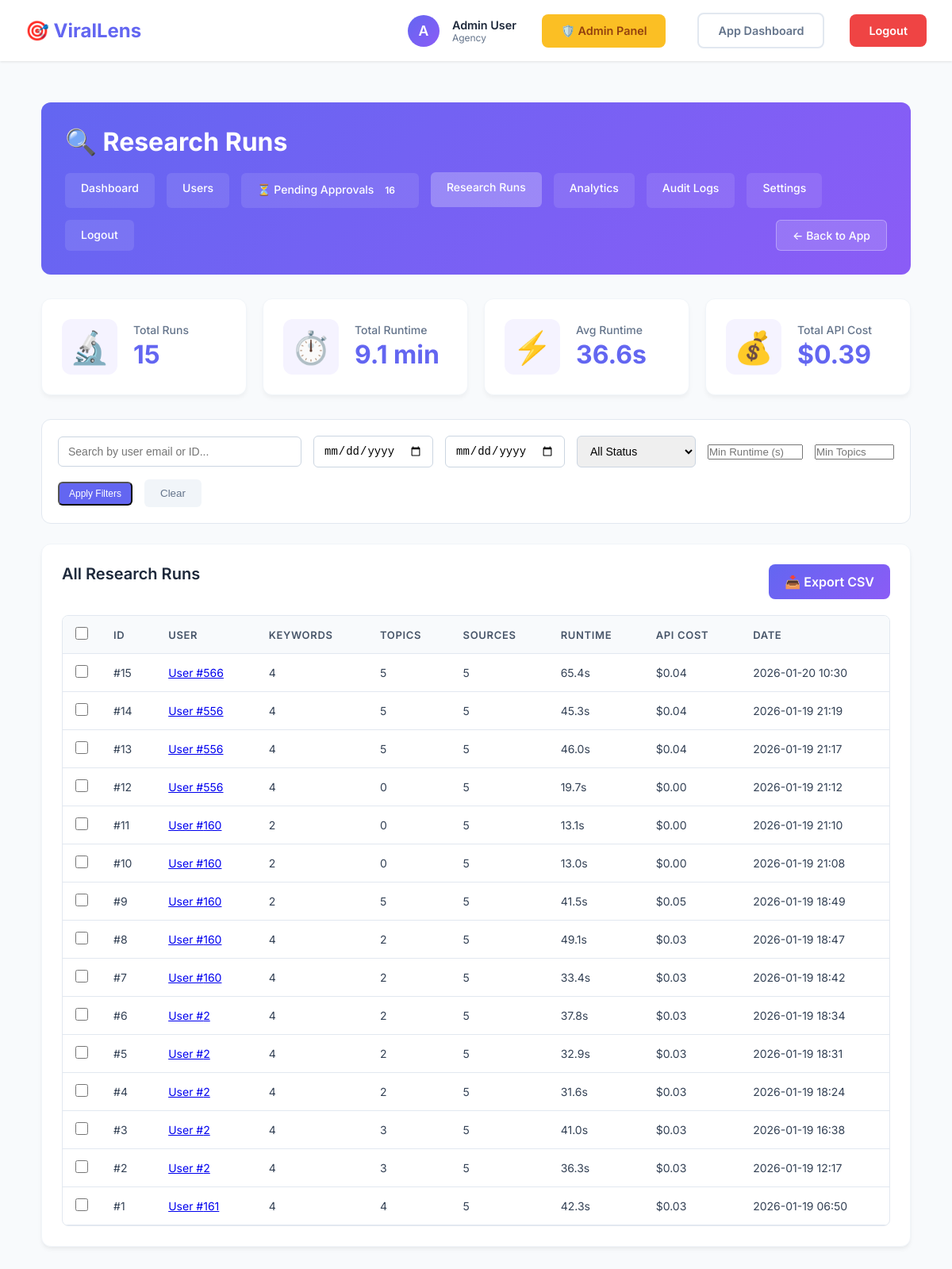
The app's page /admin/research-runs (signed in), older data.
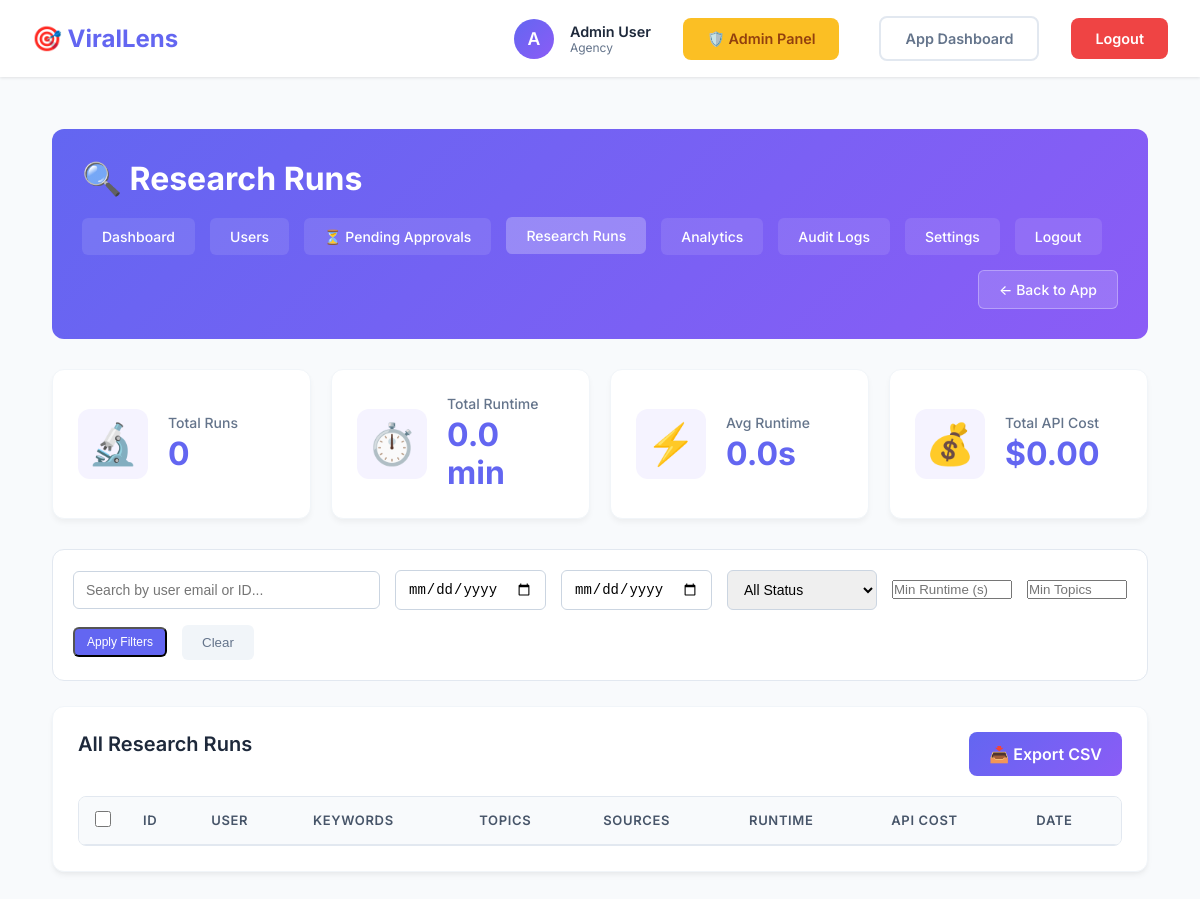
The same page, newer data.
### models.py (models this page shows, shortened)
class User(UserMixin, db.Model):
    __tablename__ = 'users'
    id = db.Column(db.Integer, primary_key=True)
    email = db.Column(db.String(120), unique=True, nullable=False, index=True)
    username = db.Column(db.String(80), unique=True, nullable=False, index=True)
    password_hash = db.Column(db.String(255), nullable=False)
    full_name = db.Column(db.String(120))
    niche = db.Column(db.String(50))  # automotive, royal_family, tech, etc.
    subscription_tier = db.Column(db.String(20), default='free')  # free, pro, agency
    subscription_status = db.Column(db.String(20), default='active')  # active, cancelled, expired
    subscription_start = db.Column(db.DateTime)
    subscription_end = db.Column(db.DateTime)
    research_runs_this_month = db.Column(db.Integer, default=0)
    total_research_runs = db.Column(db.Integer, default=0)
    is_admin = db.Column(db.Boolean, default=False)
    is_active = db.Column(db.Boolean, default=True)
    created_at = db.Column(db.DateTime, default=datetime.utcnow)
    last_login = db.Column(db.DateTime)
    approval_status = db.Column(db.String(20), default='approved', nullable=False) # pending, approved, rejected
    approved_by = db.Column(db.Integer, db.ForeignKey('users.id'), nullable=True)
    approved_at = db.Column(db.DateTime, nullable=True)
    rejection_reason = db.Column(db.Text, nullable=True)
    admin_notes = db.Column(db.Text, nullable=True)
    onboarding_completed = db.Column(db.Boolean, default=False)
    onboarding_step = db.Column(db.Integer, default=1) # Track progress
    research_runs = db.relationship('ResearchRun', backref='user', lazy='dynamic', cascade='all, delete-orphan')
    keywords = db.relationship('Keyword', backref='user', lazy='dynamic', cascade='all, delete-orphan')
    competitors = db.relationship('Competitor', backref='user', lazy='dynamic', cascade='all, delete-orphan')
    user_config = db.relationship('UserConfig', backref='user', uselist=False, cascade='all, delete-orphan')
    approver = db.relationship('User', remote_side='User.id', foreign_keys=[approved_by])

class ResearchRun(db.Model):
    __tablename__ = 'research_runs'
    id = db.Column(db.Integer, primary_key=True)
    user_id = db.Column(db.Integer, db.ForeignKey('users.id'), nullable=False, index=True)
    keywords = db.Column(db.JSON)  # List of keywords used
    topics_generated = db.Column(db.Integer, default=0)
    sources_successful = db.Column(db.Integer, default=0)
    runtime_seconds = db.Column(db.Float)
    api_cost = db.Column(db.Float)
    json_report_path = db.Column(db.String(255))
    html_report_path = db.Column(db.String(255))
    topics_data = db.Column(db.JSON)
    created_at = db.Column(db.DateTime, default=datetime.utcnow, index=True)

### admin_routes.py (the view)
@admin_bp.route('/research-runs')
@login_required
@admin_required
def research_runs():
    page = request.args.get('page', 1, type=int)
    per_page = request.args.get('per_page', 25, type=int)
    user_id = request.args.get('user_id', type=int)
    query = ResearchRun.query
    if user_id:
        query = query.filter_by(user_id=user_id)
    pagination = query.order_by(ResearchRun.created_at.desc()).paginate(
        page=page, per_page=per_page, error_out=False
    )
    total_runtime = db.session.query(func.sum(ResearchRun.runtime_seconds)).scalar() or 0
    total_api_cost = db.session.query(func.sum(ResearchRun.api_cost)).scalar() or 0
    avg_runtime = db.session.query(func.avg(ResearchRun.runtime_seconds)).scalar() or 0
    return render_template('admin/research_runs.html',
                         runs=pagination.items,
                         pagination=pagination,
                         total_runtime=total_runtime,
                         total_api_cost=total_api_cost,
                         avg_runtime=avg_runtime,
                         user_id=user_id)

### admin_routes.py (called while the page is built)
@admin_bp.context_processor
def inject_pending_count():
    count = User.query.filter_by(approval_status='pending').count()
    return dict(pending_count=count)

### app.py (called while the page is built)
@login_manager.user_loader
def load_user(user_id):
    return User.query.get(int(user_id))

### utils/admin_utils.py (called while the page is built)
def admin_required(f):
    @wraps(f)
    def decorated_function(*args, **kwargs):
        if not current_user.is_authenticated:
            flash('Please log in to access this page.', 'error')
            return redirect(url_for('login'))
        if not current_user.is_admin:
            flash('Access denied. Admin privileges required.', 'error')
            return redirect(url_for('dashboard'))
        return f(*args, **kwargs)
    return decorated_function

### templates/admin/research_runs.html (shortened to what this page needs)
{% extends "admin/base_admin.html" %}
{% block header_title %}🔍 Research Runs{% endblock %}
{% block admin_content %}
<div class="stats-grid">
    <div class="stat-card">
        <div class="stat-icon">🔬</div>
        <div class="stat-content">
            <div class="stat-label">Total Runs</div>
            <div class="stat-value">{{ pagination.total }}</div>
        </div>
    </div>
    <div class="stat-card">
        <div class="stat-icon">⏱️</div>
        <div class="stat-content">
            <div class="stat-label">Total Runtime</div>
            <div class="stat-value">{{ "%.1f"|format(total_runtime/60) }} min</div>
        </div>
    </div>
    <div class="stat-card">
        <div class="stat-icon">⚡</div>
        <div class="stat-content">
            <div class="stat-label">Avg Runtime</div>
            <div class="stat-value">{{ "%.1f"|format(avg_runtime) }}s</div>
        </div>
    </div>
    <div class="stat-card">
        <div class="stat-icon">💰</div>
        <div class="stat-content">
            <div class="stat-label">Total API Cost</div>
            <div class="stat-value">${{ "%.2f"|format(total_api_cost) }}</div>
        </div>
    </div>
</div>
<div class="filters-section">
    <input type="text" placeholder="Search by user email or ID..." id="search-user">
    <input type="date" id="date-from" placeholder="From">
    <input type="date" id="date-to" placeholder="To">
    <select id="status-filter">
        <option value="all">All Status</option>
    </select>
    <input type="number" id="min-runtime" placeholder="Min Runtime (s)" style="width: 120px;">
    <input type="number" id="min-topics" placeholder="Min Topics" style="width: 100px;">
    <button class="btn-sm" onclick="applyFilters()">Apply Filters</button>
    <button class="btn-secondary" onclick="clearFilters()">Clear</button>
</div>
<div class="section-card">
    <div class="table-header">
        <h2>All Research Runs</h2>
        <a href="{{ url_for('admin.export_research') }}" class="btn-action">📥 Export CSV</a>
    </div>
    <div class="table-responsive">
        <table class="admin-table">
            <thead>
                <tr>
                    <th width="40"><input type="checkbox" id="select-all-runs"></th>
                    <th>ID</th>
                    <th>User</th>
                    <th>Keywords</th>
                    <th>Topics</th>
                    <th>Sources</th>
                    <th>Runtime</th>
                    <th>API Cost</th>
                    <th>Date</th>
                </tr>
            </thead>
            <tbody>
                {% for run in runs %}
                <tr>
                    <td><input type="checkbox" class="run-checkbox" data-run-id="{{ run.id }}"></td>
                    <td>#{{ run.id }}</td>
                    <td>
                        <a href="{{ url_for('admin.user_detail', user_id=run.user_id) }}">
                            User #{{ run.user_id }}
                        </a>
                    </td>
                    <td>{{ run.keywords|length if run.keywords else 0 }}</td>
                    <td>{{ run.topics_generated }}</td>
                    <td>{{ run.sources_successful }}</td>
                    <td>{{ "%.1f"|format(run.runtime_seconds) }}s</td>
                    <td>${{ "%.2f"|format(run.api_cost) if run.api_cost else '0.00' }}</td>
                    <td>{{ run.created_at.strftime('%Y-%m-%d %H:%M') if run.created_at else '-' }}</td>
                </tr>
                {% endfor %}
            </tbody>
        </table>
    </div>
</div>
{% endblock %}

### templates/admin/base_admin.html (shortened to what this page needs)
{% extends "base.html" %}
{% block content %}
<div class="admin-dashboard">
    <div class="admin-header">
        <h1>{% block header_title %}🛡️ Admin Dashboard{% endblock %}</h1>
        <div class="admin-nav">
            <a href="{{ url_for('admin.dashboard') }}"
                class="nav-link {{ 'active' if request.endpoint == 'admin.dashboard' }}">
                Dashboard
            </a>
            <a href="{{ url_for('admin.users') }}" class="nav-link {{ 'active' if 'users' in request.endpoint }}">
                Users
            </a>
            <a href="{{ url_for('admin.users_pending') }}"
                class="nav-link {{ 'active' if 'users_pending' in request.endpoint }}">
                ⏳ Pending Approvals
                {% if pending_count > 0 %}
                <span class="badge">{{ pending_count }}</span>
                {% endif %}
            </a>
            <a href="{{ url_for('admin.research_runs') }}"
                class="nav-link {{ 'active' if 'research' in request.endpoint }}">
                Research Runs
            </a>
            <a href="{{ url_for('admin.analytics') }}"
                class="nav-link {{ 'active' if 'analytics' in request.endpoint }}">
                Analytics
            </a>
            <a href="{{ url_for('admin.logs') }}" class="nav-link {{ 'active' if 'logs' in request.endpoint }}">
                Audit Logs
            </a>
            <a href="{{ url_for('admin.settings') }}" class="nav-link {{ 'active' if 'settings' in request.endpoint }}">
                Settings
            </a>
            <a href="{{ url_for('logout') }}" class="nav-link">
                Logout
            </a>
            <a href="{{ url_for('dashboard') }}" class="nav-link btn-back">
                ← Back to App
            </a>
        </div>
    </div>
    {% block admin_content %}{% endblock %}
</div>
{% endblock %}

### templates/base.html (shortened to what this page needs)
<!DOCTYPE html>
<html lang="en">
<head>
</head>
<body>
    <nav>
        <div class="container">
            <a href="{{ url_for('dashboard') }}" class="logo">
                🎯 ViralLens
            </a>
            {% if current_user.is_authenticated %}
            <div class="nav-right">
                <div class="user-info">
                    <div class="user-avatar">
                        {{ current_user.username[0].upper() }}
                    </div>
                    <div class="user-details">
                        <div class="user-name">{{ current_user.full_name or current_user.username }}</div>
                        <div class="user-tier">{{ current_user.subscription_tier }}</div>
                    </div>
                </div>
                {% if current_user.is_admin %}
                <a href="{{ url_for('admin.dashboard') }}" class="btn"
                    style="background: #fbbf24; color: #92400e; margin-right: 0.5rem;">🛡️ Admin Panel</a>
                {% endif %}
                <a href="{{ url_for('dashboard') }}" class="btn btn-outline">App Dashboard</a>
                <a href="{{ url_for('logout') }}" class="btn btn-danger">Logout</a>
            </div>
            {% endif %}
        </div>
    </nav>
    <div class="container">
        {% block content %}{% endblock %}
    </div>
</body>
</html>

### templates/base.html (style rules this page uses)
* { margin: 0; padding: 0; box-sizing: border-box; }
:root { --primary: #6366f1; --primary-dark: #4f46e5; --secondary: #8b5cf6; --success: #10b981; --danger: #ef4444; --warning: #f59e0b; --dark: #1e293b; --gray: #64748b; --light: #f8fafc; --white: #ffffff; }
body { font-family: 'Inter', -apple-system, BlinkMacSystemFont, 'Segoe UI', Roboto, sans-serif; background: var(--light); color: var(--dark); min-height: 100vh; }
nav { background: var(--white); box-shadow: 0 1px 3px rgba(0, 0, 0, 0.1); padding: 1rem 0; position: sticky; top: 0; z-index: 100; }
nav .container { max-width: 1400px; margin: 0 auto; padding: 0 2rem; display: flex; justify-content: space-between; align-items: center; }
.logo { font-size: 1.5rem; font-weight: 700; color: var(--primary); text-decoration: none; display: flex; align-items: center; gap: 0.5rem; }
.nav-right { display: flex; align-items: center; gap: 2rem; }
.user-info { display: flex; align-items: center; gap: 1rem; }
.user-avatar { width: 40px; height: 40px; border-radius: 50%; background: linear-gradient(135deg, var(--primary), var(--secondary)); display: flex; align-items: center; justify-content: center; color: white; font-weight: 600; font-size: 1.1rem; }
.user-details { display: flex; flex-direction: column; }
.user-name { font-weight: 600; color: var(--dark); font-size: 0.9rem; }
.user-tier { font-size: 0.75rem; color: var(--gray); text-transform: capitalize; }
.btn { padding: 0.75rem 1.5rem; border-radius: 0.5rem; text-decoration: none; font-weight: 600; transition: all 0.3s; display: inline-block; border: none; cursor: pointer; font-size: 0.9rem; }
.btn-danger { background: var(--danger); color: var(--white); }
.btn-outline { background: transparent; color: var(--gray); border: 2px solid #e2e8f0; }
.container { max-width: 1400px; margin: 0 auto; padding: 2rem; }

### templates/admin/research_runs.html (style rules this page uses)
.filters-section { background: white; padding: 20px; border-radius: 12px; border: 1px solid #e2e8f0; margin-bottom: 25px; display: flex; gap: 15px; align-items: center; flex-wrap: wrap; }
.filters-section input[type="text"], .filters-section input[type="date"], .filters-section select { padding: 10px 12px; border: 1px solid #cbd5e1; border-radius: 6px; font-size: 14px; min-width: 150px; }
.filters-section input[type="text"] { flex: 1; min-width: 200px; }
.btn-danger { background: #ef4444; color: white; border: none; }
.btn-secondary { padding: 10px 20px; background: #f1f5f9; color: #64748b; border: none; border-radius: 6px; cursor: pointer; font-weight: 500; }
input[type="checkbox"] { width: 16px; height: 16px; accent-color: #6366f1; cursor: pointer; }

Row changes from the older to the newer data that the page shows:
removed ResearchRun: id "15", user_id "566", keywords|length "4", topics_generated "5", sources_successful "5", runtime_seconds "65.4", api_cost "0.04", created_at "2026-01-20 10:30"
removed ResearchRun: id "14", user_id "556", keywords|length "4", topics_generated "5", sources_successful "5", runtime_seconds "45.3", api_cost "0.04", created_at "2026-01-19 21:19"
removed ResearchRun: id "13", user_id "556", keywords|length "4", topics_generated "5", sources_successful "5", runtime_seconds "46.0", api_cost "0.04", created_at "2026-01-19 21:17"
removed ResearchRun: id "12", user_id "556", keywords|length "4", topics_generated "0", sources_successful "5", runtime_seconds "19.7", api_cost "0.00", created_at "2026-01-19 21:12"
removed ResearchRun: id "11", user_id "160", keywords|length "2", topics_generated "0", sources_successful "5", runtime_seconds "13.1", api_cost "0.00", created_at "2026-01-19 21:10"
removed ResearchRun: id "10", user_id "160", keywords|length "2", topics_generated "0", sources_successful "5", runtime_seconds "13.0", api_cost "0.00", created_at "2026-01-19 21:08"
removed ResearchRun: id "9", user_id "160", keywords|length "2", topics_generated "5", sources_successful "5", runtime_seconds "41.5", api_cost "0.05", created_at "2026-01-19 18:49"
removed ResearchRun: id "8", user_id "160", keywords|length "4", topics_generated "2", sources_successful "5", runtime_seconds "49.1", api_cost "0.03", created_at "2026-01-19 18:47"
removed ResearchRun: id "7", user_id "160", keywords|length "4", topics_generated "2", sources_successful "5", runtime_seconds "33.4", api_cost "0.03", created_at "2026-01-19 18:42"
removed ResearchRun: id "6", user_id "2", keywords|length "4", topics_generated "2", sources_successful "5", runtime_seconds "37.8", api_cost "0.03", created_at "2026-01-19 18:34"
removed ResearchRun: id "5", user_id "2", keywords|length "4", topics_generated "2", sources_successful "5", runtime_seconds "32.9", api_cost "0.03", created_at "2026-01-19 18:31"
removed ResearchRun: id "4", user_id "2", keywords|length "4", topics_generated "2", sources_successful "5", runtime_seconds "31.6", api_cost "0.03", created_at "2026-01-19 18:24"
removed ResearchRun: id "3", user_id "2", keywords|length "4", topics_generated "3", sources_successful "5", runtime_seconds "41.0", api_cost "0.03", created_at "2026-01-19 16:38"
removed ResearchRun: id "2", user_id "2", keywords|length "4", topics_generated "3", sources_successful "5", runtime_seconds "36.3", api_cost "0.03", created_at "2026-01-19 12:17"
removed ResearchRun: id "1", user_id "161", keywords|length "4", topics_generated "4", sources_successful "5", runtime_seconds "42.3", api_cost "0.03", created_at "2026-01-19 06:50"
Text that changed along with them:
{{ pagination.total }}: "15" → "0"
{{ "%.1f"|format(total_runtime/60) }}: "9.1" → "0.0"
{{ "%.1f"|format(avg_runtime) }}: "36.6" → "0.0"
{{ "%.2f"|format(total_api_cost) }}: "0.39" → "0.00"
{{ pending_count }}: "16" → (not shown)
